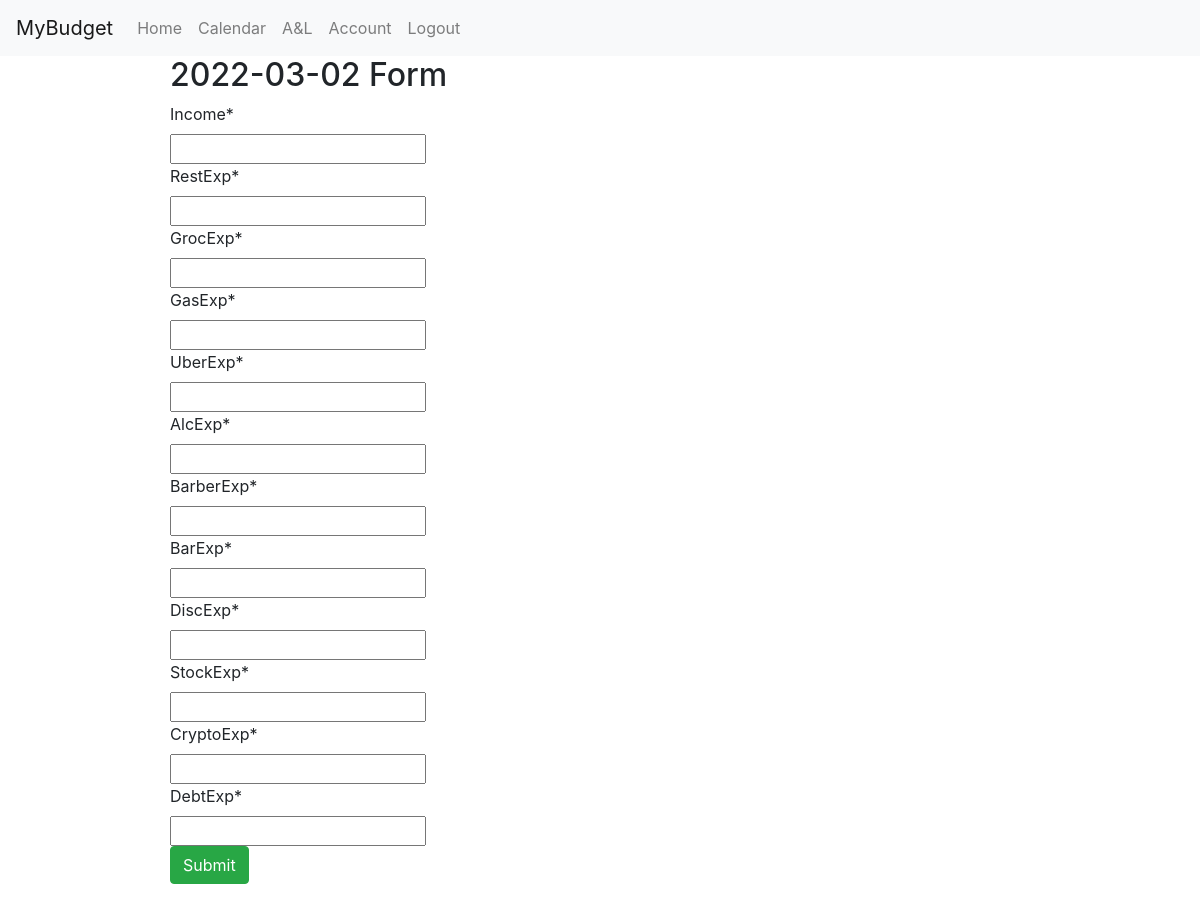
Page /day_form/2022-03-02/ (signed in) on the earlier database version.
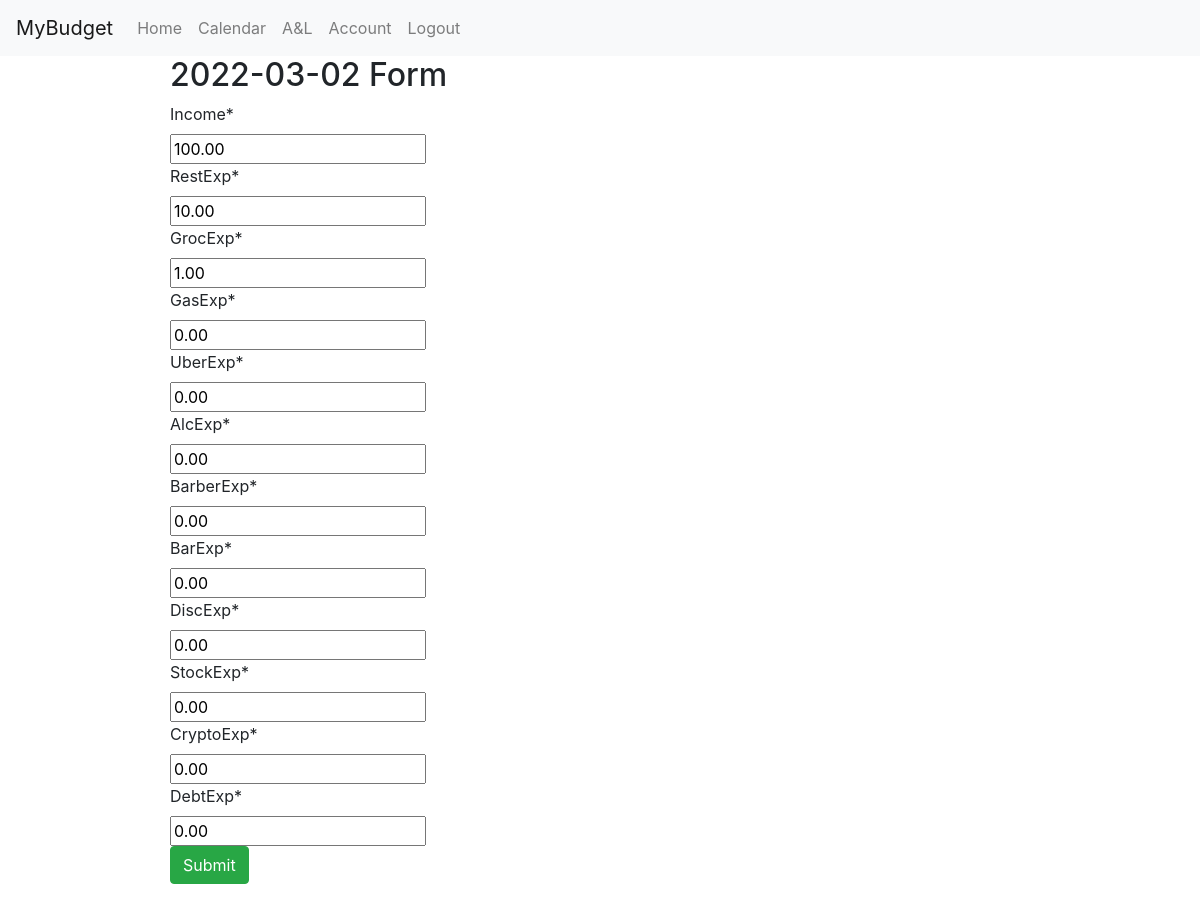
Same page on the later database version.
### main/models.py (models this page shows, shortened)
class daily(models.Model):
    dayId = models.AutoField(primary_key=True)
    date = models.DateField(auto_now_add=False)
    income = models.DecimalField(max_digits=8, decimal_places=2)
    restExp = models.DecimalField(max_digits=8, decimal_places=2)
    grocExp = models.DecimalField(max_digits=8, decimal_places=2)
    gasExp = models.DecimalField(max_digits=8, decimal_places=2)
    uberExp = models.DecimalField(max_digits=8, decimal_places=2)
    alcExp = models.DecimalField(max_digits=8, decimal_places=2)
    barberExp = models.DecimalField(max_digits=8, decimal_places=2)
    barExp = models.DecimalField(max_digits=8, decimal_places=2)
    discExp = models.DecimalField(max_digits=8, decimal_places=2)
    stockExp = models.DecimalField(max_digits=8, decimal_places=2)
    cryptoExp = models.DecimalField(max_digits=8, decimal_places=2)
    debtExp = models.DecimalField(max_digits=8, decimal_places=2)
    userId = models.ForeignKey(User, on_delete=models.CASCADE, null=False)

### main/views.py (the view)
# urls.py: path('day_form/', views.dayForm, name='dayForm'),
@login_required(login_url='/login/')
def dayForm(request, formDate):
    templateDate = formDate
    formDate = str(formDate)
    form_date = datetime.fromisoformat(formDate).date()
    if form_date > date.today():
        return redirect('calendar')
    user = request.user
    context = {"user": user, "date": templateDate}
    if request.method == "POST":
        form = dailyForm(request.POST)
        if form.is_valid():
            try:
                day = daily.objects.filter(date=form_date)
                day.delete()
            except:
                None
            formInstance = form.save(commit=False)
            formInstance.userId = request.user
            formInstance.date = form_date
            formInstance.save()
        return redirect('calendar')
    else:
        try:
            day = daily.objects.get(date=form_date)
            form = dailyForm(instance=day)
            context['form'] = form
        except:
            form = dailyForm()
            context['form'] = form
    return render(request, 'main/dailyForm.html', context)

### main/forms.py
class dailyForm(ModelForm):
    class Meta:
        model = daily
        fields = ['income', 'restExp', 'grocExp', 'gasExp', 'uberExp', 'alcExp', 'barberExp', 'barExp', 'discExp', 'stockExp', 'cryptoExp', 'debtExp']

### main/templates/main/dailyForm.html (shortened to what this page needs)
{% extends "base.html" %}
{% load crispy_forms_tags %}
{% block content %}
    <h2>{{date}} Form</h2>
    <form method="POST" action="{% url 'dayForm' date %}" class="form-group">
        {{ form|crispy }}
        <button type="submit" class="btn btn-success">Submit</button>
    </form>
{% endblock %}

### main/templates/base.html (shortened to what this page needs)
<!DOCTYPE html>
<html lang="en">
  <head>
    <link rel="stylesheet" href="https://maxcdn.bootstrapcdn.com/bootstrap/4.0.0/css/bootstrap.min.css">
  </head>
  <body>
    <nav class="navbar navbar-expand-lg navbar-light bg-light" style="background-color: #e3f2fd;">
      <a class="navbar-brand" href="{% url "index" %}">MyBudget</a>
      <div class="collapse navbar-collapse" id="navbarSupportedContent">
        <ul class="navbar-nav mr-auto">
          <li class="nav-item">
            {% if user.is_authenticated %}
              <a class="nav-link" href="{% url "index" %}">Home<span class="sr-only">(current)</span></a>
            {% else %}
              <a class="nav-link" href="{% url "login" %}">Home<span class="sr-only">(current)</span></a>
            {% endif %}
          </li>
          <li class="nav-item">
            {% if user.is_authenticated %}
              <a class="nav-link" href="{% url "calendar" %}">Calendar</a>
            {% else %}
              <a class="nav-link" href="{% url "login" %}">Calendar</a>
            {% endif %}
          </li>
          <li class="nav-item">
            {% if user.is_authenticated %}
              <a class="nav-link" href="{% url "A&L" %}">A&L</a>
            {% else %}
              <a class="nav-link" href="{% url "login" %}">Reports</a>
            {% endif %}
          </li>
          {% if user.is_authenticated %}
          <a class="nav-link" href="">Account</a>
        {% else %}
            <a class="nav-link" href="{% url "login" %}" class="btn btn-">Login</a>
        {% endif %}
          {% if user.is_authenticated %}
          <a class="nav-link" href="{% url "logout" %}">Logout</a>
          {% endif %}
        </ul>
      </div>
    </nav>
    <div id="content", name="content", class="main">
        {% block content %}
        {% endblock content %}
    </div>
  </body>
</html>

### main/templates/base.html (style rules this page uses)
.main { margin-Left:160px; margin-Right:160px; padding: 0px 10px; }
a { color: black; background-color: transparent; text-decoration: none; }

Differences in the rows shown:
added daily: income "100.00", restExp "10.00", grocExp "1.00", gasExp "0.00", uberExp "0.00", alcExp "0.00", barberExp "0.00", barExp "0.00", discExp "0.00", stockExp "0.00", cryptoExp "0.00", debtExp "0.00"
